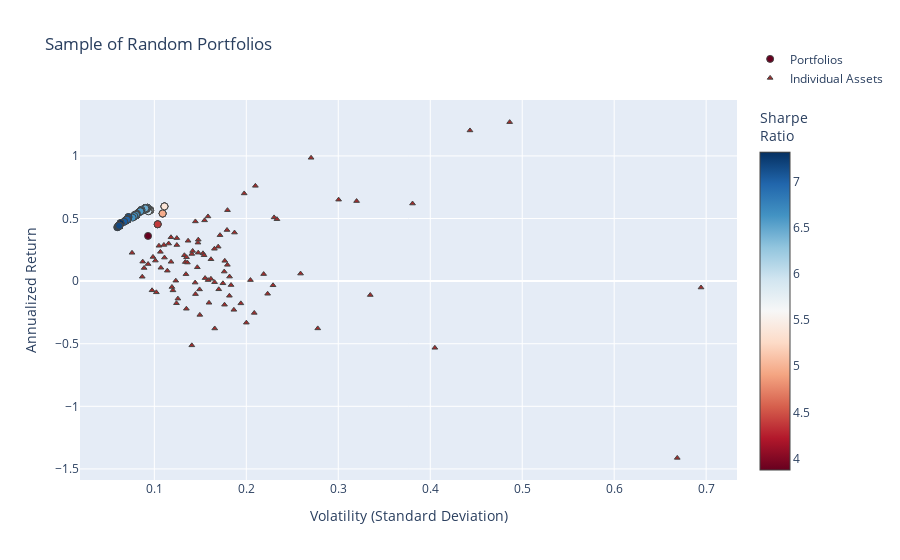

Write notebook code for a chart like this one.
### Code cell
fig = go.Figure()

fig.add_trace(go.Scatter(
    x=[p["variance"]**0.5 for p in total_portfolios],  # Convert variance to volatility
    y=[p["return"] for p in total_portfolios],
    mode='markers',
    marker=dict(
        color=[p["sharpe"] for p in total_portfolios],  # Sharpe Ratio
        showscale=True,
        size=7,
        line=dict(width=1),
        colorscale="RdBu",
        colorbar=dict(title="Sharpe<br>Ratio")
    ),
    hoverinfo='text',
    text=[
        f"Return: {p['return']:.3%}<br>Volatility: {p['variance']**0.5:.3f}<br>" +
        f"Sharpe Ratio: {p['return'] / (p['variance']**0.5):.3f}<br>" +
        "<br>".join([f"{p['tickers'][i]}: Weight={p['weights'][i]:.3f}" for i in range(len(p['tickers']))])
        for p in total_portfolios
    ],
    name="Portfolios"
))

fig.add_trace(go.Scatter(
    x=volatility,
    y=annualized_returns,
    mode='markers',
    hoverinfo='text',
    hovertext=[
        f"{name} <br>Volatility: {vol:.3f} <br>Returns: {ret:.3%} <br>Sharpe Ratio: {sr:.3f}"
        for name, vol, ret, sr in zip(names, volatility, annualized_returns, sharpe_ratios)
    ],
    marker=dict(
        color='brown',
        size=5,
        symbol='triangle-up',  # Sets the marker shape to a triangle
        line=dict(width=1)
    ),
    name="Individual Assets"
))

fig.update_layout(
    title='Sample of Random Portfolios',
    xaxis_title='Volatility (Standard Deviation)',
    yaxis_title='Annualized Return',
    legend=dict(y=5
    )
)


fig.show()

### Figure 1 — Plotly figure (JSON) as saved in the notebook; plotly's stock layout.template omitted (floating-point values rounded to 4 significant figures; data arrays with more than 128 entries replaced by an {"elided": "..."} marker saying what was removed)
{"data": [{"hoverinfo": "text", "marker": {"color": {"elided": "1001 float values"}, "colorbar": {"title": {"text": "Sharpe<br>Ratio"}}, "colorscale": [[0, "rgb(103,0,31)"], [0.1, "rgb(178,24,43)"], [0.2, "rgb(214,96,77)"], [0.3, "rgb(244,165,130)"], [0.4, "rgb(253,219,199)"], [0.5, "rgb(247,247,247)"], [0.6, "rgb(209,229,240)"], [0.7, "rgb(146,197,222)"], [0.8, "rgb(67,147,195)"], [0.9, "rgb(33,102,172)"], [1, "rgb(5,48,97)"]], "line": {"width": 1}, "showscale": true, "size": 7}, "mode": "markers", "name": "Portfolios", "text": {"elided": "1001 str values"}, "type": "scatter", "x": {"elided": "1001 float values"}, "y": {"elided": "1001 float values"}}, {"hoverinfo": "text", "hovertext": ["PYPL_Close <br>Volatility: 0.210 <br>Returns: 76.095% <br>Sharpe Ratio: 3.626", "MRK_Close <br>Volatility: 0.119 <br>Returns: -4.687% <br>Sharpe Ratio: -0.393", "SRE_Close <br>Volatility: 0.107 <br>Returns: 10.690% <br>Sharpe Ratio: 0.998", "JPM_Close <br>Volatility: 0.162 <br>Returns: 1.822% <br>Sharpe Ratio: 0.113", "COST_Close <br>Volatility: 0.194 <br>Returns: -17.769% <br>Sharpe Ratio: -0.916", "MCD_Close <br>Volatility: 0.145 <br>Returns: 47.674% <br>Sharpe Ratio: 3.297", "GM_Close <br>Volatility: 0.170 <br>Returns: -6.545% <br>Sharpe Ratio: -0.385", "GILD_Close <br>Volatility: 0.153 <br>Returns: 22.185% <br>Sharpe Ratio: 1.451", "VZ_Close <br>Volatility: 0.175 <br>Returns: -1.752% <br>Sharpe Ratio: -0.100", "JNJ_Close <br>Volatility: 0.111 <br>Returns: 18.793% <br>Sharpe Ratio: 1.693", "RDY_Close <br>Volatility: 0.278 <br>Returns: -37.763% <br>Sharpe Ratio: -1.360", "V_Close <br>Volatility: 0.110 <br>Returns: 28.881% <br>Sharpe Ratio: 2.616", "AMZN_Close <br>Volatility: 0.171 <br>Returns: 36.711% <br>Sharpe Ratio: 2.142", "PEP_Close <br>Volatility: 0.087 <br>Returns: 15.556% <br>Sharpe Ratio: 1.780", "INTC_Close <br>Volatility: 0.144 <br>Returns: -1.191% <br>Sharpe Ratio: -0.083", "AMGN_Close <br>Volatility: 0.183 <br>Returns: -3.148% <br>Sharpe Ratio: -0.172", "ABBV_Close <br>Volatility: 0.124 <br>Returns: 28.825% <br>Sharpe Ratio: 2.316", "BA_Close <br>Volatility: 0.198 <br>Returns: 70.035% <br>Sharpe Ratio: 3.543", "MDT_Close <br>Volatility: 0.114 <br>Returns: 8.328% <br>Sharpe Ratio: 0.730", "BMY_Close <br>Volatility: 0.182 <br>Returns: 3.607% <br>Sharpe Ratio: 0.198", "PG_Close <br>Volatility: 0.087 <br>Returns: 3.502% <br>Sharpe Ratio: 0.403", "EMR_Close <br>Volatility: 0.165 <br>Returns: -0.844% <br>Sharpe Ratio: -0.051", "GOOG_Close <br>Volatility: 0.169 <br>Returns: 27.511% <br>Sharpe Ratio: 1.624", "BIIB_Close <br>Volatility: 0.229 <br>Returns: -3.324% <br>Sharpe Ratio: -0.145", "NFLX_Close <br>Volatility: 0.320 <br>Returns: 63.935% <br>Sharpe Ratio: 1.998", "BSX_Close <br>Volatility: 0.134 <br>Returns: 15.214% <br>Sharpe Ratio: 1.138", "LLY_Close <br>Volatility: 0.158 <br>Returns: 0.828% <br>Sharpe Ratio: 0.052", "REGN_Close <br>Volatility: 0.300 <br>Returns: 65.057% <br>Sharpe Ratio: 2.166", "SNAP_Close <br>Volatility: 0.669 <br>Returns: -141.181% <br>Sharpe Ratio: -2.112", "IBM_Close <br>Volatility: 0.141 <br>Returns: -51.301% <br>Sharpe Ratio: -3.645", "HD_Close <br>Volatility: 0.134 <br>Returns: 5.554% <br>Sharpe Ratio: 0.413", "MO_Close <br>Volatility: 0.200 <br>Returns: -33.192% <br>Sharpe Ratio: -1.659", "KR_Close <br>Volatility: 0.405 <br>Returns: -53.258% <br>Sharpe Ratio: -1.315", "WFC_Close <br>Volatility: 0.176 <br>Returns: -18.839% <br>Sharpe Ratio: -1.068", "F_Close <br>Volatility: 0.186 <br>Returns: -22.923% <br>Sharpe Ratio: -1.229", "UNH_Close <br>Volatility: 0.118 <br>Returns: 35.013% <br>Sharpe Ratio: 2.965", "AEP_Close <br>Volatility: 0.101 <br>Returns: 16.390% <br>Sharpe Ratio: 1.620", "DE_Close <br>Volatility: 0.179 <br>Returns: 40.807% <br>Sharpe Ratio: 2.279", "ORCL_Close <br>Volatility: 0.187 <br>Returns: 38.781% <br>Sharpe Ratio: 2.072", "VRTX_Close <br>Volatility: 0.486 <br>Returns: 126.996% <br>Sharpe Ratio: 2.611", "AMD_Close <br>Volatility: 0.694 <br>Returns: -5.109% <br>Sharpe Ratio: -0.074", "ABT_Close <br>Volatility: 0.133 <br>Returns: 20.651% <br>Sharpe Ratio: 1.557", "CPB_Close <br>Volatility: 0.149 <br>Returns: -26.972% <br>Sharpe Ratio: -1.805", "CSCO_Close <br>Volatility: 0.159 <br>Returns: -17.299% <br>Sharpe Ratio: -1.085", "NEE_Close <br>Volatility: 0.105 <br>Returns: 28.234% <br>Sharpe Ratio: 2.689", "SYK_Close <br>Volatility: 0.116 <br>Returns: 29.992% <br>Sharpe Ratio: 2.595", "HON_Close <br>Volatility: 0.099 <br>Returns: 19.309% <br>Sharpe Ratio: 1.960", "NVDA_Close <br>Volatility: 0.443 <br>Returns: 120.348% <br>Sharpe Ratio: 2.715", "BAC_Close <br>Volatility: 0.223 <br>Returns: -10.107% <br>Sharpe Ratio: -0.453", "DHR_Close <br>Volatility: 0.126 <br>Returns: -13.996% <br>Sharpe Ratio: -1.114", "CMCSA_Close <br>Volatility: 0.154 <br>Returns: 20.680% <br>Sharpe Ratio: 1.342", "KO_Close <br>Volatility: 0.076 <br>Returns: 22.618% <br>Sharpe Ratio: 2.987", "TXN_Close <br>Volatility: 0.179 <br>Returns: 13.001% <br>Sharpe Ratio: 0.725", "SO_Close <br>Volatility: 0.102 <br>Returns: -8.956% <br>Sharpe Ratio: -0.877", "META_Close <br>Volatility: 0.158 <br>Returns: 51.648% <br>Sharpe Ratio: 3.262", "ZBH_Close <br>Volatility: 0.176 <br>Returns: 7.620% <br>Sharpe Ratio: 0.433", "K_Close <br>Volatility: 0.135 <br>Returns: -22.065% <br>Sharpe Ratio: -1.636", "XOM_Close <br>Volatility: 0.120 <br>Returns: -7.396% <br>Sharpe Ratio: -0.615", "EW_Close <br>Volatility: 0.230 <br>Returns: 50.893% <br>Sharpe Ratio: 2.211", "WMT_Close <br>Volatility: 0.148 <br>Returns: 33.100% <br>Sharpe Ratio: 2.240", "DUK_Close <br>Volatility: 0.089 <br>Returns: 10.492% <br>Sharpe Ratio: 1.180", "LMT_Close <br>Volatility: 0.107 <br>Returns: 23.364% <br>Sharpe Ratio: 2.193", "PM_Close <br>Volatility: 0.135 <br>Returns: 19.082% <br>Sharpe Ratio: 1.414", "BTI_Close <br>Volatility: 0.204 <br>Returns: 0.821% <br>Sharpe Ratio: 0.040", "ETN_Close <br>Volatility: 0.141 <br>Returns: 21.693% <br>Sharpe Ratio: 1.541", "RMD_Close <br>Volatility: 0.177 <br>Returns: 16.205% <br>Sharpe Ratio: 0.918", "ACN_Close <br>Volatility: 0.147 <br>Returns: 11.058% <br>Sharpe Ratio: 0.754", "TMO_Close <br>Volatility: 0.142 <br>Returns: 24.099% <br>Sharpe Ratio: 1.701", "RTX_Close <br>Volatility: 0.093 <br>Returns: 13.645% <br>Sharpe Ratio: 1.464", "SYY_Close <br>Volatility: 0.155 <br>Returns: 2.406% <br>Sharpe Ratio: 0.155", "SAP_Close <br>Volatility: 0.147 <br>Returns: 30.725% <br>Sharpe Ratio: 2.084", "CRM_Close <br>Volatility: 0.148 <br>Returns: 22.729% <br>Sharpe Ratio: 1.539", "MMM_Close <br>Volatility: 0.118 <br>Returns: 15.425% <br>Sharpe Ratio: 1.305", "CVX_Close <br>Volatility: 0.149 <br>Returns: -6.629% <br>Sharpe Ratio: -0.444", "MSFT_Close <br>Volatility: 0.137 <br>Returns: 32.231% <br>Sharpe Ratio: 2.358", "QCOM_Close <br>Volatility: 0.182 <br>Returns: -11.695% <br>Sharpe Ratio: -0.644", "GE_Close <br>Volatility: 0.166 <br>Returns: -37.831% <br>Sharpe Ratio: -2.284", "GOOGL_Close <br>Volatility: 0.165 <br>Returns: 25.843% <br>Sharpe Ratio: 1.563", "AAPL_Close <br>Volatility: 0.162 <br>Returns: 17.462% <br>Sharpe Ratio: 1.081", "PFE_Close <br>Volatility: 0.098 <br>Returns: -7.335% <br>Sharpe Ratio: -0.752", "BABA_Close <br>Volatility: 0.270 <br>Returns: 98.505% <br>Sharpe Ratio: 3.643", "GS_Close <br>Volatility: 0.209 <br>Returns: -25.385% <br>Sharpe Ratio: -1.217", "UA_Close <br>Volatility: 0.335 <br>Returns: -11.114% <br>Sharpe Ratio: -0.332", "NKE_Close <br>Volatility: 0.259 <br>Returns: 6.009% <br>Sharpe Ratio: 0.232", "T_Close <br>Volatility: 0.145 <br>Returns: -10.384% <br>Sharpe Ratio: -0.717", "CAT_Close <br>Volatility: 0.233 <br>Returns: 49.457% <br>Sharpe Ratio: 2.120", "GIS_Close <br>Volatility: 0.124 <br>Returns: -17.660% <br>Sharpe Ratio: -1.423", "ADBE_Close <br>Volatility: 0.155 <br>Returns: 48.534% <br>Sharpe Ratio: 3.139", "ISRG_Close <br>Volatility: 0.180 <br>Returns: 56.678% <br>Sharpe Ratio: 3.157", "MA_Close <br>Volatility: 0.124 <br>Returns: 34.349% <br>Sharpe Ratio: 2.760", "EXC_Close <br>Volatility: 0.136 <br>Returns: 14.815% <br>Sharpe Ratio: 1.090", "MS_Close <br>Volatility: 0.219 <br>Returns: 5.606% <br>Sharpe Ratio: 0.256", "TSLA_Close <br>Volatility: 0.381 <br>Returns: 61.965% <br>Sharpe Ratio: 1.627", "DIS_Close <br>Volatility: 0.123 <br>Returns: 0.345% <br>Sharpe Ratio: 0.028"], "marker": {"color": "brown", "line": {"width": 1}, "size": 5, "symbol": "triangle-up"}, "mode": "markers", "name": "Individual Assets", "type": "scatter", "x": [0.2099, 0.1191, 0.1071, 0.1615, 0.1941, 0.1446, 0.17, 0.1529, 0.1746, 0.111, 0.2777, 0.1104, 0.1714, 0.08737, 0.1444, 0.1834, 0.1244, 0.1977, 0.1141, 0.1818, 0.08685, 0.1655, 0.1694, 0.2291, 0.3199, 0.1336, 0.1584, 0.3004, 0.6686, 0.1407, 0.1344, 0.2, 0.405, 0.1763, 0.1865, 0.1181, 0.1011, 0.179, 0.1872, 0.4864, 0.6944, 0.1327, 0.1495, 0.1594, 0.105, 0.1156, 0.09851, 0.4432, 0.2232, 0.1256, 0.1541, 0.07573, 0.1794, 0.1022, 0.1583, 0.176, 0.1348, 0.1203, 0.2302, 0.1478, 0.08891, 0.1066, 0.135, 0.2045, 0.1407, 0.1766, 0.1467, 0.1417, 0.09322, 0.1552, 0.1474, 0.1477, 0.1182, 0.1492, 0.1367, 0.1816, 0.1657, 0.1653, 0.1616, 0.09751, 0.2704, 0.2086, 0.3348, 0.259, 0.1447, 0.2333, 0.1241, 0.1546, 0.1795, 0.1244, 0.1359, 0.2189, 0.3808, 0.1233], "y": [0.761, -0.04687, 0.1069, 0.01822, -0.1777, 0.4767, -0.06545, 0.2219, -0.01752, 0.1879, -0.3776, 0.2888, 0.3671, 0.1556, -0.01191, -0.03148, 0.2883, 0.7003, 0.08328, 0.03607, 0.03502, -0.008445, 0.2751, -0.03324, 0.6393, 0.1521, 0.008278, 0.6506, -1.412, -0.513, 0.05554, -0.3319, -0.5326, -0.1884, -0.2292, 0.3501, 0.1639, 0.4081, 0.3878, 1.27, -0.05109, 0.2065, -0.2697, -0.173, 0.2823, 0.2999, 0.1931, 1.203, -0.1011, -0.14, 0.2068, 0.2262, 0.13, -0.08956, 0.5165, 0.0762, -0.2206, -0.07396, 0.5089, 0.331, 0.1049, 0.2336, 0.1908, 0.00821, 0.2169, 0.162, 0.1106, 0.241, 0.1365, 0.02406, 0.3073, 0.2273, 0.1543, -0.06629, 0.3223, -0.117, -0.3783, 0.2584, 0.1746, -0.07335, 0.9851, -0.2539, -0.1111, 0.06009, -0.1038, 0.4946, -0.1766, 0.4853, 0.5668, 0.3435, 0.1481, 0.05606, 0.6196, 0.003455]}], "layout": {"legend": {"y": 5}, "title": {"text": "Sample of Random Portfolios"}, "xaxis": {"title": {"text": "Volatility (Standard Deviation)"}}, "yaxis": {"title": {"text": "Annualized Return"}}}}
